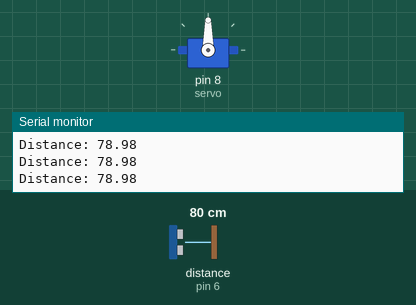
This sketch was run on a simulated Arduino Uno, built with avr-gcc and run on an emulated ATmega328P. On the bench: servo, the last lines printed to the serial monitor. Wiring (inferred from the names in the program): ultrasonic range finder: trigger pin 7; echo pin 6. Inputs (shaded band) come from the test bench; at power-on: distance to the obstacle (sensor on pin 6) 80 cm. The echo pulse lasts 58.3 µs per cm.

Above: at 1.2 s.
1.3 s: distance to the obstacle (sensor on pin 6) set to 66 cm
2.8 s: distance to the obstacle (sensor on pin 6) set to 58 cm
At 3.31 s:
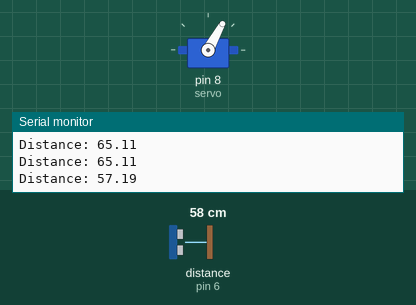
At 5.6 s:
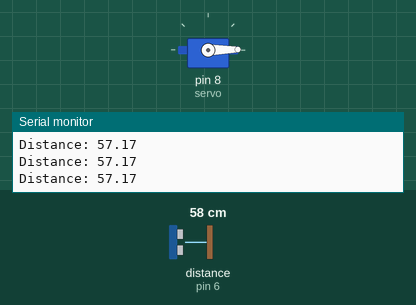
Timing chart, 0 to 7.1 s (numbered marks = the images above; inputs shaded):
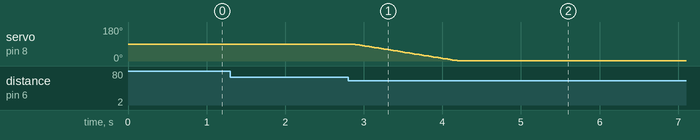

The sketch:

Arduino_Code_Work.ino
```cpp
#include <Servo.h>
#define trigPin 7
#define echoPin 6
float duration , distance;

Servo servo;

void setup() {
  pinMode(trigPin,OUTPUT);
  pinMode(echoPin,INPUT);
  Serial.begin(9600);
  servo.attach(8);
}

void loop() {
  digitalWrite(trigPin,LOW);
  delayMicroseconds(2);
  digitalWrite(trigPin,HIGH);
  delayMicroseconds(10);
  digitalWrite(trigPin,LOW);

  duration = pulseIn(echoPin,HIGH);
  distance = duration*0.017;
  Serial.print("Distance: ");
  Serial.println(distance);
  if(distance>60)
  {
    for(int i=servo.read();i<90;i++)
    {
      servo.write(i);
      delay(15);
    }
  }
  else
  {
    for(int i=servo.read();i>0;i--)
    {
      servo.write(i);
      delay(15);
    }
  }
  delay(100);
}
```

Measured:
- the behaviour switches between 61 and 60 cm on distance to the obstacle (sensor on pin 6) (found by bisection; images 0 and 1)
- after the input at 2.8 s, servo on pin 8 (servo): moves from 90° to 1° over 1.3 s, starting after 0.06 s
